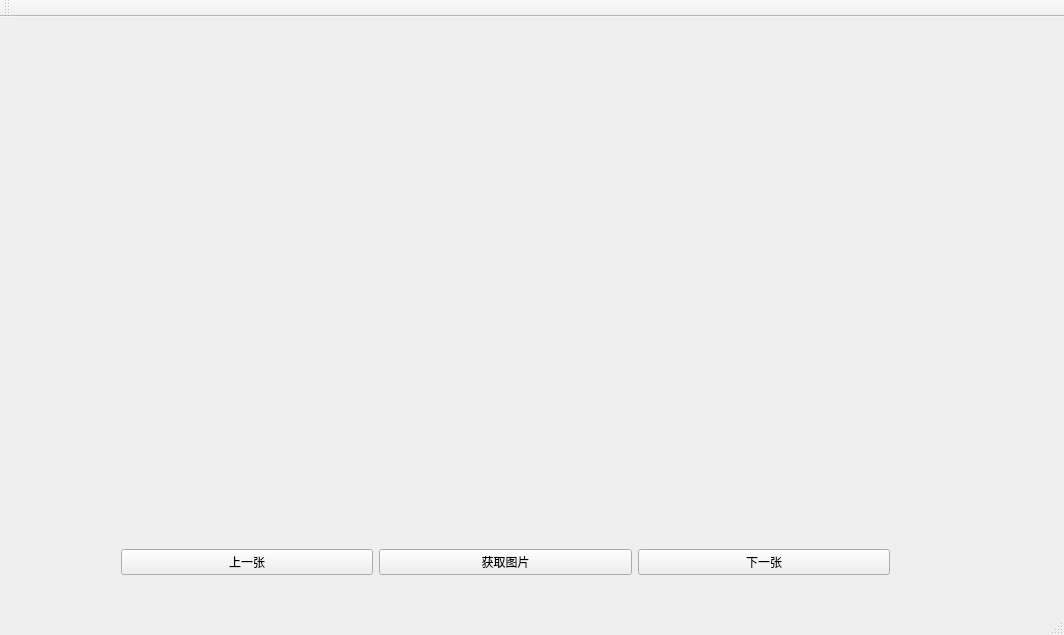
<?xml version="1.0" encoding="UTF-8"?>
<ui version="4.0">
 <class>MainWindow</class>
 <widget class="QMainWindow" name="MainWindow">
  <property name="geometry">
   <rect>
    <x>0</x>
    <y>0</y>
    <width>1064</width>
    <height>635</height>
   </rect>
  </property>
  <property name="windowTitle">
   <string>MainWindow</string>
  </property>
  <widget class="QWidget" name="centralWidget">
   <widget class="QLabel" name="label">
    <property name="geometry">
     <rect>
      <x>0</x>
      <y>0</y>
      <width>1041</width>
      <height>501</height>
     </rect>
    </property>
    <property name="text">
     <string/>
    </property>
   </widget>
   <widget class="QWidget" name="">
    <property name="geometry">
     <rect>
      <x>110</x>
      <y>520</y>
      <width>791</width>
      <height>51</height>
     </rect>
    </property>
    <layout class="QGridLayout" name="gridLayout">
     <item row="0" column="0">
      <widget class="QPushButton" name="pushButton_prev">
       <property name="text">
        <string>上一张</string>
       </property>
      </widget>
     </item>
     <item row="0" column="1">
      <widget class="QPushButton" name="pushButton_getpic">
       <property name="text">
        <string>获取图片</string>
       </property>
      </widget>
     </item>
     <item row="0" column="2">
      <widget class="QPushButton" name="pushButton_next">
       <property name="text">
        <string>下一张</string>
       </property>
      </widget>
     </item>
    </layout>
   </widget>
  </widget>
  <widget class="QMenuBar" name="menuBar">
   <property name="geometry">
    <rect>
     <x>0</x>
     <y>0</y>
     <width>1064</width>
     <height>28</height>
    </rect>
   </property>
  </widget>
  <widget class="QToolBar" name="mainToolBar">
   <attribute name="toolBarArea">
    <enum>TopToolBarArea</enum>
   </attribute>
   <attribute name="toolBarBreak">
    <bool>false</bool>
   </attribute>
  </widget>
  <widget class="QStatusBar" name="statusBar"/>
 </widget>
 <layoutdefault spacing="6" margin="11"/>
 <resources/>
 <connections/>
</ui>
